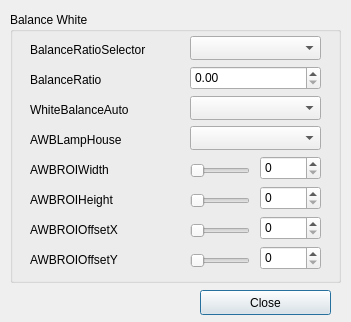
<?xml version="1.0" encoding="UTF-8"?>
<ui version="4.0">
 <class>CWhiteBalance</class>
 <widget class="QDialog" name="CWhiteBalance">
  <property name="geometry">
   <rect>
    <x>0</x>
    <y>0</y>
    <width>351</width>
    <height>322</height>
   </rect>
  </property>
  <property name="windowTitle">
   <string>WhiteBalance</string>
  </property>
  <widget class="QGroupBox" name="Balance_White">
   <property name="geometry">
    <rect>
     <x>10</x>
     <y>12</y>
     <width>331</width>
     <height>271</height>
    </rect>
   </property>
   <property name="title">
    <string>Balance White</string>
   </property>
   <widget class="QComboBox" name="BalanceRatioSelector">
    <property name="geometry">
     <rect>
      <x>180</x>
      <y>24</y>
      <width>131</width>
      <height>24</height>
     </rect>
    </property>
    <property name="editable">
     <bool>false</bool>
    </property>
   </widget>
   <widget class="QLabel" name="BalanceRatioSelectorLabel">
    <property name="geometry">
     <rect>
      <x>20</x>
      <y>30</y>
      <width>141</width>
      <height>16</height>
     </rect>
    </property>
    <property name="text">
     <string>BalanceRatioSelector</string>
    </property>
   </widget>
   <widget class="QLabel" name="BalanceRatioLabel">
    <property name="geometry">
     <rect>
      <x>20</x>
      <y>60</y>
      <width>121</width>
      <height>16</height>
     </rect>
    </property>
    <property name="text">
     <string>BalanceRatio</string>
    </property>
   </widget>
   <widget class="QLabel" name="AWBROIHeightLabel">
    <property name="geometry">
     <rect>
      <x>20</x>
      <y>180</y>
      <width>151</width>
      <height>16</height>
     </rect>
    </property>
    <property name="text">
     <string>AWBROIHeight</string>
    </property>
   </widget>
   <widget class="QSlider" name="AWBROIHeightSlider">
    <property name="geometry">
     <rect>
      <x>180</x>
      <y>179</y>
      <width>60</width>
      <height>20</height>
     </rect>
    </property>
    <property name="inputMethodHints">
     <set>Qt::ImhNone</set>
    </property>
    <property name="orientation">
     <enum>Qt::Horizontal</enum>
    </property>
    <property name="invertedAppearance">
     <bool>false</bool>
    </property>
    <property name="invertedControls">
     <bool>false</bool>
    </property>
    <property name="tickPosition">
     <enum>QSlider::NoTicks</enum>
    </property>
   </widget>
   <widget class="QDoubleSpinBox" name="BalanceRatioSpin">
    <property name="geometry">
     <rect>
      <x>180</x>
      <y>54</y>
      <width>131</width>
      <height>24</height>
     </rect>
    </property>
   </widget>
   <widget class="QSpinBox" name="AWBROIHeightSpin">
    <property name="geometry">
     <rect>
      <x>250</x>
      <y>174</y>
      <width>61</width>
      <height>24</height>
     </rect>
    </property>
   </widget>
   <widget class="QLabel" name="AWBROIWidthLabel">
    <property name="geometry">
     <rect>
      <x>20</x>
      <y>150</y>
      <width>151</width>
      <height>16</height>
     </rect>
    </property>
    <property name="text">
     <string>AWBROIWidth</string>
    </property>
   </widget>
   <widget class="QSpinBox" name="AWBROIWidthSpin">
    <property name="geometry">
     <rect>
      <x>250</x>
      <y>144</y>
      <width>61</width>
      <height>24</height>
     </rect>
    </property>
   </widget>
   <widget class="QSlider" name="AWBROIWidthSlider">
    <property name="geometry">
     <rect>
      <x>180</x>
      <y>149</y>
      <width>60</width>
      <height>20</height>
     </rect>
    </property>
    <property name="inputMethodHints">
     <set>Qt::ImhNone</set>
    </property>
    <property name="orientation">
     <enum>Qt::Horizontal</enum>
    </property>
    <property name="invertedAppearance">
     <bool>false</bool>
    </property>
    <property name="invertedControls">
     <bool>false</bool>
    </property>
    <property name="tickPosition">
     <enum>QSlider::NoTicks</enum>
    </property>
   </widget>
   <widget class="QSpinBox" name="AWBROIOffsetYSpin">
    <property name="geometry">
     <rect>
      <x>250</x>
      <y>234</y>
      <width>61</width>
      <height>24</height>
     </rect>
    </property>
   </widget>
   <widget class="QSlider" name="AWBROIOffsetYSlider">
    <property name="geometry">
     <rect>
      <x>180</x>
      <y>239</y>
      <width>60</width>
      <height>20</height>
     </rect>
    </property>
    <property name="inputMethodHints">
     <set>Qt::ImhNone</set>
    </property>
    <property name="orientation">
     <enum>Qt::Horizontal</enum>
    </property>
    <property name="invertedAppearance">
     <bool>false</bool>
    </property>
    <property name="invertedControls">
     <bool>false</bool>
    </property>
    <property name="tickPosition">
     <enum>QSlider::NoTicks</enum>
    </property>
   </widget>
   <widget class="QSlider" name="AWBROIOffsetXSlider">
    <property name="geometry">
     <rect>
      <x>180</x>
      <y>209</y>
      <width>60</width>
      <height>20</height>
     </rect>
    </property>
    <property name="inputMethodHints">
     <set>Qt::ImhNone</set>
    </property>
    <property name="orientation">
     <enum>Qt::Horizontal</enum>
    </property>
    <property name="invertedAppearance">
     <bool>false</bool>
    </property>
    <property name="invertedControls">
     <bool>false</bool>
    </property>
    <property name="tickPosition">
     <enum>QSlider::NoTicks</enum>
    </property>
   </widget>
   <widget class="QSpinBox" name="AWBROIOffsetXSpin">
    <property name="geometry">
     <rect>
      <x>250</x>
      <y>204</y>
      <width>61</width>
      <height>24</height>
     </rect>
    </property>
   </widget>
   <widget class="QLabel" name="AWBROIOffsetXLabel">
    <property name="geometry">
     <rect>
      <x>20</x>
      <y>210</y>
      <width>151</width>
      <height>16</height>
     </rect>
    </property>
    <property name="text">
     <string>AWBROIOffsetX</string>
    </property>
   </widget>
   <widget class="QLabel" name="AWBROIOffsetYLabel">
    <property name="geometry">
     <rect>
      <x>20</x>
      <y>240</y>
      <width>151</width>
      <height>16</height>
     </rect>
    </property>
    <property name="text">
     <string>AWBROIOffsetY</string>
    </property>
   </widget>
   <widget class="QComboBox" name="WhiteBalanceAuto">
    <property name="geometry">
     <rect>
      <x>180</x>
      <y>84</y>
      <width>131</width>
      <height>24</height>
     </rect>
    </property>
    <property name="editable">
     <bool>false</bool>
    </property>
   </widget>
   <widget class="QLabel" name="WhiteBalanceRatioLabel">
    <property name="geometry">
     <rect>
      <x>20</x>
      <y>90</y>
      <width>121</width>
      <height>16</height>
     </rect>
    </property>
    <property name="text">
     <string>WhiteBalanceAuto</string>
    </property>
   </widget>
   <widget class="QComboBox" name="AWBLampHouse">
    <property name="geometry">
     <rect>
      <x>180</x>
      <y>114</y>
      <width>131</width>
      <height>24</height>
     </rect>
    </property>
    <property name="editable">
     <bool>false</bool>
    </property>
   </widget>
   <widget class="QLabel" name="AWBLampHouseLabel">
    <property name="geometry">
     <rect>
      <x>20</x>
      <y>120</y>
      <width>121</width>
      <height>16</height>
     </rect>
    </property>
    <property name="text">
     <string>AWBLampHouse</string>
    </property>
   </widget>
  </widget>
  <widget class="QPushButton" name="WhiteBalance_Close">
   <property name="geometry">
    <rect>
     <x>200</x>
     <y>290</y>
     <width>131</width>
     <height>25</height>
    </rect>
   </property>
   <property name="focusPolicy">
    <enum>Qt::StrongFocus</enum>
   </property>
   <property name="text">
    <string>Close</string>
   </property>
  </widget>
 </widget>
 <tabstops>
  <tabstop>BalanceRatioSelector</tabstop>
  <tabstop>BalanceRatioSpin</tabstop>
  <tabstop>WhiteBalanceAuto</tabstop>
  <tabstop>AWBLampHouse</tabstop>
  <tabstop>AWBROIWidthSlider</tabstop>
  <tabstop>AWBROIWidthSpin</tabstop>
  <tabstop>AWBROIHeightSlider</tabstop>
  <tabstop>AWBROIHeightSpin</tabstop>
  <tabstop>AWBROIOffsetXSlider</tabstop>
  <tabstop>AWBROIOffsetXSpin</tabstop>
  <tabstop>AWBROIOffsetYSlider</tabstop>
  <tabstop>AWBROIOffsetYSpin</tabstop>
  <tabstop>WhiteBalance_Close</tabstop>
 </tabstops>
 <resources/>
 <connections/>
</ui>
